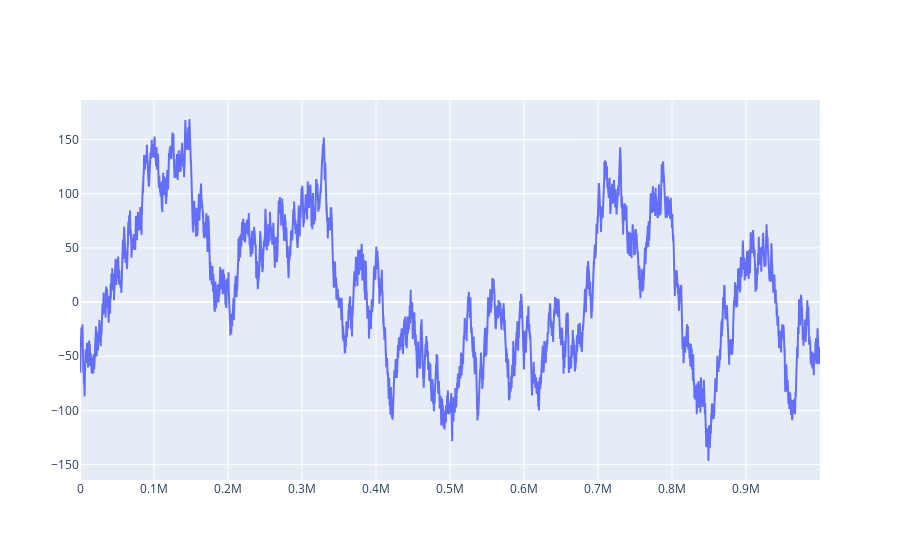

Notebook code cell kept with this figure:
### Code cell
q = (mk['day'] == -1)
synth = 2



mk[f'synth{synth}_sma'] = mk[f'swmid_synth{synth}'].rolling(window=60).mean()
mk[f'synth{synth}_std'] = mk[f'swmid_synth{synth}'].rolling(window=50).std()
mk[f'synth{synth}_zscore'] = (mk[f'swmid_synth{synth}'] - mk[f'synth{synth}_sma']) / mk[f'synth{synth}_std']

fig = go.Figure()

fig.add_trace(go.Scatter(x=mk.loc[q, 'timestamp'], y=mk.loc[q, f'swmid_synth{synth}'], mode='lines', name=f'SWMid Synth{synth}'))
# fig.add_trace(go.Scatter(x=mk.loc[q, 'timestamp'], y=mk.loc[q, f'synth{synth}_sma'], mode='lines', name=f'Synth{synth} SMA'))
# fig.add_trace(go.Scatter(x=mk.loc[q, 'timestamp'], y=mk.loc[q, f'synth{synth}_zscore'], mode='lines', name=f'Synth{synth} Z-Score', yaxis='y2'))

# fig.update_layout(yaxis2=dict(title='Z Score', overlaying='y', side='right'))
# fig.update_layout(title=f'Synth{synth} Z-Score', xaxis_title='Timestamp', yaxis_title='Z-Score')
fig.show()

### Figure 1 — Plotly figure (JSON) as saved in the notebook; plotly's stock layout.template omitted (floating-point values rounded to 4 significant figures; data arrays with more than 128 entries replaced by an {"elided": "..."} marker saying what was removed)
{"data": [{"mode": "lines", "name": "SWMid Synth2", "type": "scatter", "x": {"elided": "10000 int values"}, "y": {"elided": "10000 float values"}}], "layout": {}}
